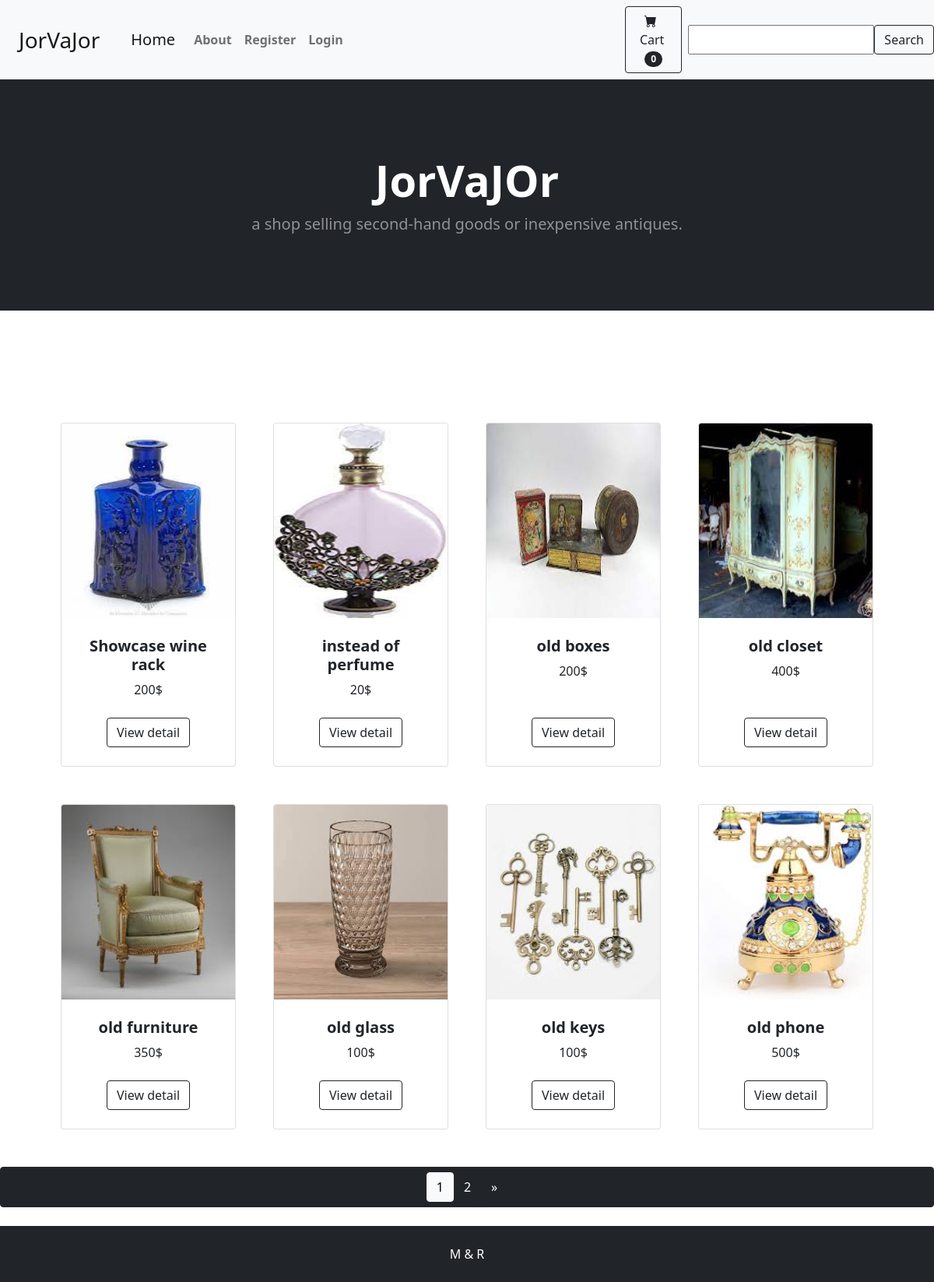
The app's page /, older data.
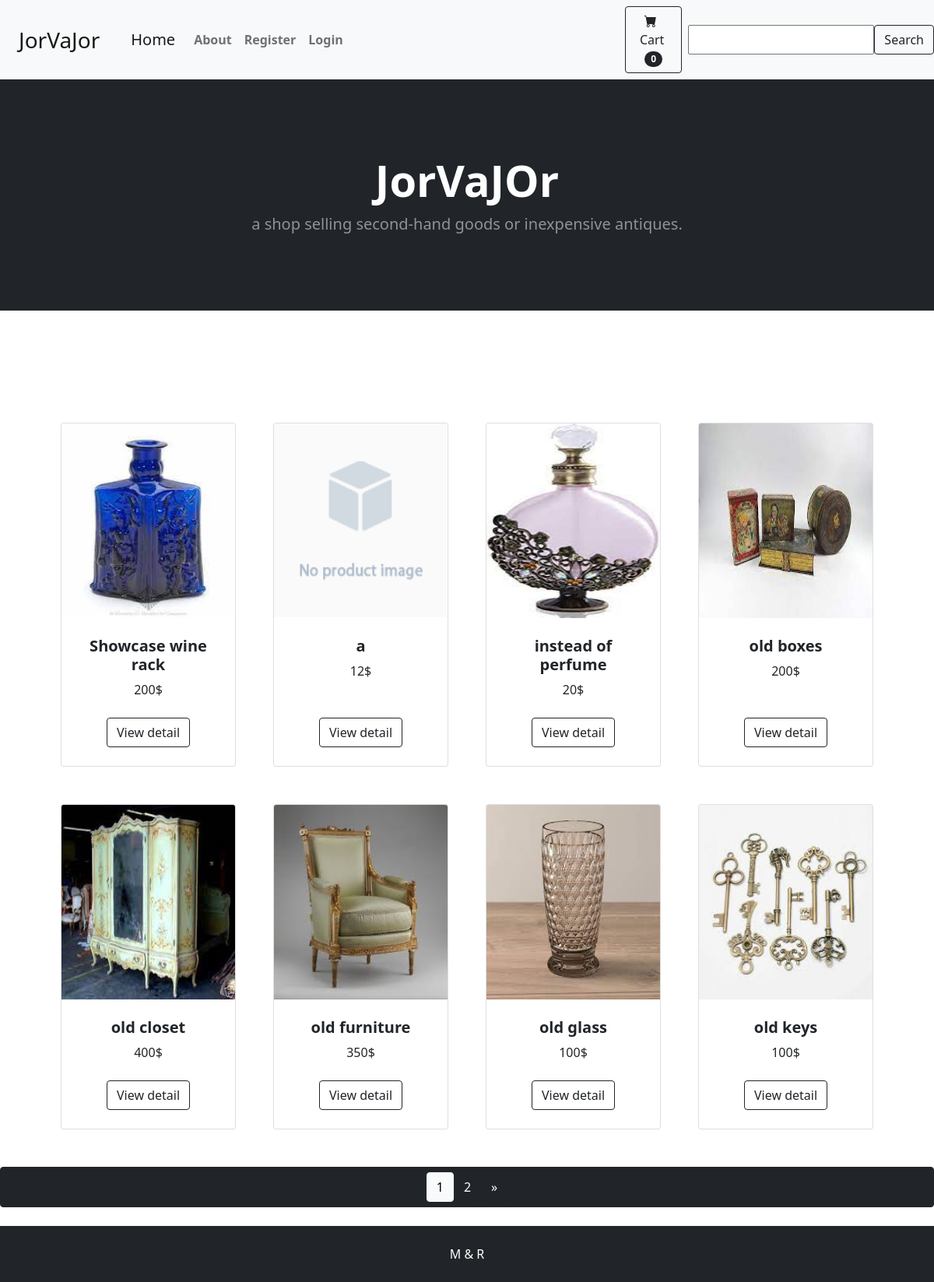
The same page, newer data.
### home/models.py (models this page shows, shortened)
class Product(models.Model):
    user = models.ForeignKey(User, related_name='products', on_delete=models.CASCADE)
    category = models.ManyToManyField(Category, related_name='products')
    name = models.CharField(max_length=200)
    slug = models.SlugField(max_length=200, unique=True)
    image = models.ImageField(blank=True, upload_to='image/', default='image/download.png')
    description = RichTextField()
    price = models.IntegerField()
    available = models.BooleanField(default=True)
    created_time = models.DateTimeField(auto_now_add=True)
    updated_time = models.DateTimeField(auto_now=True)
    class Meta:
        ordering = ('name',)

### home/views.py (the view)
# urls.py: path('', HomeView.as_view(), name='home'),
class HomeView(View):
    form_class = SearchForm
    def get(self, request, category_slug=None):
        form = self.form_class()
        default_page = 1
        page = request.GET.get('page', default_page)
        categories = Category.objects.all()
        products = Product.objects.all()
        if category_slug:
            category = Category.objects.get(slug=category_slug)
            products = products.filter(category=category)
        if request.GET.get('search'):
            products = Product.objects.filter(name__contains=request.GET['search'])
        items_per_page = 8
        paginator = Paginator(products, items_per_page)
        try:
            items_page = paginator.page(page)
        except PageNotAnInteger:
            items_page = paginator.page(default_page)
        except EmptyPage:
            items_page = paginator.page(paginator.num_pages)
        return render(request, 'home/home.html', {'form': form, 'products': products,
                                                  'categories': categories, 'items_page': items_page})

### home/forms.py
class SearchForm(forms.Form):
    search = forms.CharField()

### home/templates/home/home.html (shortened to what this page needs)
{% extends 'index.html' %}
{% load static %}
{% block extra-headers %}
    <header class="bg-dark py-5">
        <div class="container px-4 px-lg-5 my-5">
            <div class="text-center text-white">
                <h1 class="display-4 fw-bolder ">JorVaJOr</h1>
                <p class="lead fw-normal text-white-50 mb-0">a shop selling second-hand goods or inexpensive
                    antiques.</p>
            </div>
        </div>
    </header>
{% endblock %}
{% block content %}
    <section class="py-5">
        <div class="container px-4 px-lg-5 mt-5">
            <div class="row gx-4 gx-lg-5 row-cols-2 row-cols-md-3 row-cols-xl-4 justify-content-center">
                {% for product in items_page %}
                    <div class="col mb-5">
                        <div class="card h-100">
                            {% if product.image %}
                                <img class="card-img-top" src="{{ product.image.url }}" alt="..." height="250"/>
                            {% endif %}
                            <div class="card-body p-4">
                                <div class="text-center">
                                    <h5 class="fw-bolder">{{ product.name }}</h5>
                                    {{ product.price }}$
                                </div>
                            </div>
                            <div class="card-footer p-4 pt-0 border-top-0 bg-transparent">
                                <div class="text-center"><a class="btn btn-outline-dark mt-auto"
                                                            href="{% url 'homa:post_detail' product.pk %}">View
                                    detail</a></div>
                            </div>
                        </div>
                    </div>
                {% endfor %}
            </div>
        </div>
 {% if items_page.has_other_pages %}
    <div class="d-flex justify-content-center  btn btn-dark " role="group" aria-label="Item pagination"  >
        {% for page_number in items_page.paginator.page_range %}
            {% if items_page.number == page_number %}
                <button class="btn active btn-light">
                    <span>{{ page_number }} </span>
                </button>
            {% else %}
                <a href="?page={{ page_number }}" class="btn btn-dark  ">
                    {{ page_number }}
                </a>
            {% endif %}
        {% endfor %}
        {% if items_page.has_next %}
            <a href="?page={{ items_page.next_page_number }}" class="btn btn-dark">&raquo;</a>
        {% endif %}
    </div>
    {% endif %}
    </section>
{% endblock %}
{% block search %}
    <form class="d-flex" action="" method="get" role="search">
        {{ form.search}}
        <button class="btn btn-outline-dark" placeholder="Search" aria-label="Search" type="submit">Search</button>
    </form><br/>
{% endblock %}

Row changes from the older to the newer data that the page shows:
no longer on this page (row unchanged): Product: image (picture), name "old phone", price "500"
added Product: image (picture), name "a", price "12"
